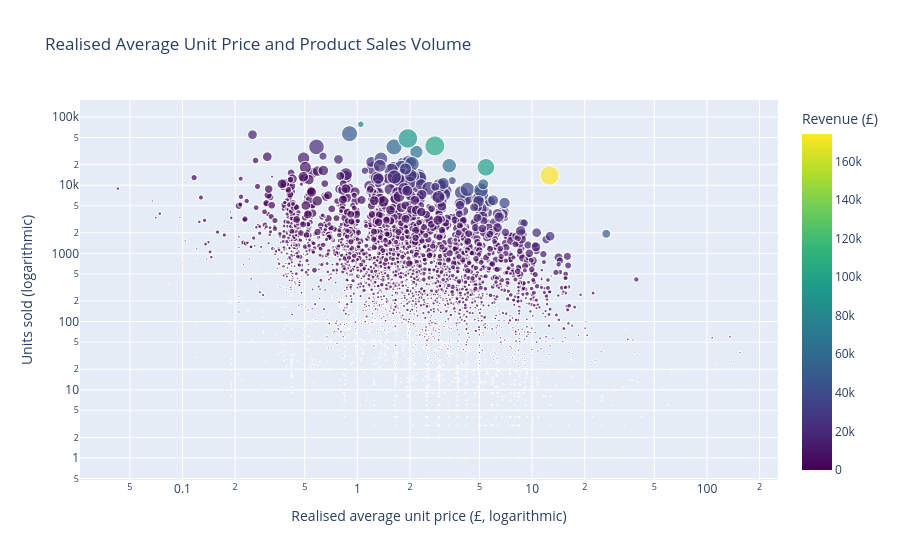

The code cell stored with this chart in its notebook:
### Code cell
fig = px.scatter(
    product_pricing_analysis,
    x="RealisedAverageUnitPrice",
    y="UnitsSold",
    size="InvoiceReach",
    color="Revenue",
    log_x=True,
    log_y=True,
    color_continuous_scale="Viridis",
    title=(
        "Realised Average Unit Price and Product Sales Volume"
    ),
    labels={
        "RealisedAverageUnitPrice": (
            "Realised average unit price (£, logarithmic)"
        ),
        "UnitsSold": "Units sold (logarithmic)",
        "Revenue": "Revenue (£)",
        "InvoiceReach": "Invoice reach",
    },
    hover_name="Description",
    hover_data={
        "StockCode": True,
        "Revenue": ":£,.2f",
        "InvoiceReach": ":,",
    },
)

fig.update_layout(
    coloraxis_colorbar_title="Revenue (£)",
)

fig.show()

### Figure 1 — Plotly figure (JSON) as saved in the notebook; plotly's stock layout.template omitted (floating-point values rounded to 4 significant figures; data arrays with more than 128 entries replaced by an {"elided": "..."} marker saying what was removed)
{"data": [{"customdata": {"elided": "3912x3 mixed values"}, "hovertemplate": "<b>%{hovertext}</b><br><br>Realised average unit price (£, logarithmic)=%{x}<br>Units sold (logarithmic)=%{y}<br>Invoice reach=%{customdata[2]:,}<br>StockCode=%{customdata[0]}<br>Revenue (£)=%{marker.color:£,.2f}<extra></extra>", "hovertext": {"elided": "3912 str values"}, "legendgroup": "", "marker": {"color": {"elided": "3912 float values"}, "coloraxis": "coloraxis", "size": {"elided": "3912 int values"}, "sizemode": "area", "sizeref": 5.495, "symbol": "circle"}, "mode": "markers", "name": "", "showlegend": false, "type": "scattergl", "x": {"elided": "3912 float values"}, "xaxis": "x", "y": {"elided": "3912 int values"}, "yaxis": "y"}], "layout": {"coloraxis": {"colorbar": {"title": {"text": "Revenue (£)"}}, "colorscale": [[0, "#440154"], [0.1111, "#482878"], [0.2222, "#3e4989"], [0.3333, "#31688e"], [0.4444, "#26828e"], [0.5556, "#1f9e89"], [0.6667, "#35b779"], [0.7778, "#6ece58"], [0.8889, "#b5de2b"], [1, "#fde725"]]}, "legend": {"itemsizing": "constant", "tracegroupgap": 0}, "title": {"text": "Realised Average Unit Price and Product Sales Volume"}, "xaxis": {"anchor": "y", "domain": [0, 1], "title": {"text": "Realised average unit price (£, logarithmic)"}, "type": "log"}, "yaxis": {"anchor": "x", "domain": [0, 1], "title": {"text": "Units sold (logarithmic)"}, "type": "log"}}}
